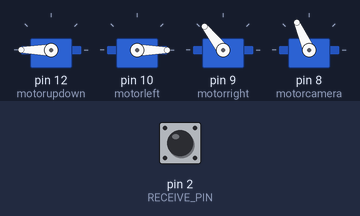
A sketch run on a simulated Arduino Uno, built with avr-gcc and run on an emulated ATmega328P. Shown: 4 × servo. Inputs (shaded band) come from the test bench; at power-on: pin 2 (RECEIVE_PIN) HIGH. What the sketch prints to the serial monitor is not drawn.

Above: at 0.15 s.
Timing chart, 0 to 1.7 s (numbered marks = the images above):
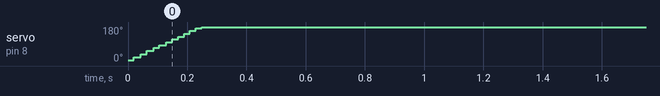

The sketch:

base_for_really_normal_CPS.ino
```cpp
/////////////////////////////////PPM READING PRE SETUP/////////////////////////////////

#define RECEIVE_PIN 2
#define CHANNEL_AMOUNT 8
#define DETECTION_SPACE 2500
#define METHOD RISING

int ch[CHANNEL_AMOUNT + 1];


/////////////////////////////////STEERING PRE SETUP/////////////////////////////////

#include <Servo.h>;
Servo motorupdown;
Servo motorside;
Servo motorleft;
Servo motorright;

Servo motorcamera;

int valLUP;
int valRUP;
int valLLR;
int valRLR;

int varCAM;
int conCAM;


void setup() {
Serial.begin(115200);
pinMode(RECEIVE_PIN, INPUT_PULLUP);
attachInterrupt(digitalPinToInterrupt(RECEIVE_PIN), ppm_interrupt, METHOD);
}


void loop(){
ppm_write();

//Serial.print(ch[1]);Serial.print("\t");
//Serial.print(ch[2]);Serial.print("\t");
//Serial.print(ch[3]);Serial.print("\t");
//Serial.print(ch[4]);Serial.print("\t");
//Serial.print(ch[5]);Serial.print("\t");
//Serial.print(ch[6]);Serial.print("\t");
//Serial.print(ch[7]);Serial.print("\t");
//Serial.print(ch[8]);Serial.print("\n");
                                                                     /////////////                              //////////
steer();

valcheck();
}


void ppm_write()
{
static unsigned long int t;
if (millis() - t < 100)
return 0;
for (byte i = 0; i < CHANNEL_AMOUNT + 1; i++)
{
Serial.print(ch[i]);
Serial.print("\t");
}
Serial.print("\n");
t = millis();
}

void ppm_interrupt()
{
static byte i;
static unsigned long int t_old;
unsigned long int t = micros(); //store time value a when pin value falling/rising
unsigned long int dt = t - t_old; //calculating time inbetween two peaks
t_old = t;

if ((dt > DETECTION_SPACE) || (i > CHANNEL_AMOUNT))
{
i = 0;
}
ch[i++] = dt;
}


void steer(){


              motorupdown.attach(12,1000,2000);
              motorleft.attach(10,1000,2000);
              motorright.attach(9,1000,2000);
              motorcamera.attach(8,500,2500);

              valLLR = map(ch[4], 1000, 2000, 0, 180);
              valRUP = map(ch[2], 1000, 2000, 0, 180);
              valLUP = map(ch[3], 1000, 2000, 0, 180);
              varCAM = map(ch[5], 1000, 2000, 0, 180);
              //valRLR = map(ch[1], 1000, 2000, 0, 180);


      motorupdown.write(180-valLUP+30);
      //motorside.write(valRLR);
      motorleft.write(valRUP+(valLLR-90)+42);
      motorright.write(valRUP-(valLLR-90)+38);

      conCAM = constrain(conCAM,0, 180);
      conCAM=conCAM+(90-varCAM)/90;
      motorcamera.write(conCAM);

      //vallights = map(ch[10], 1000, 2000, 0, 180);
      //Serial.print(vallights);
}


void valcheck(){
    Serial.print(" left : ");
    Serial.print(valRUP+(valLLR-90));
    Serial.print(" right : ");
    Serial.print(valRUP-(valLLR-90));
    Serial.print(" front : ");
    Serial.print(180-valLUP);
    Serial.print(" camera : ");
    Serial.print(conCAM);
}
```

Measured:
- by itself, servo on pin 8 (motorcamera): moves from 3° to 180° over 0.23 s
